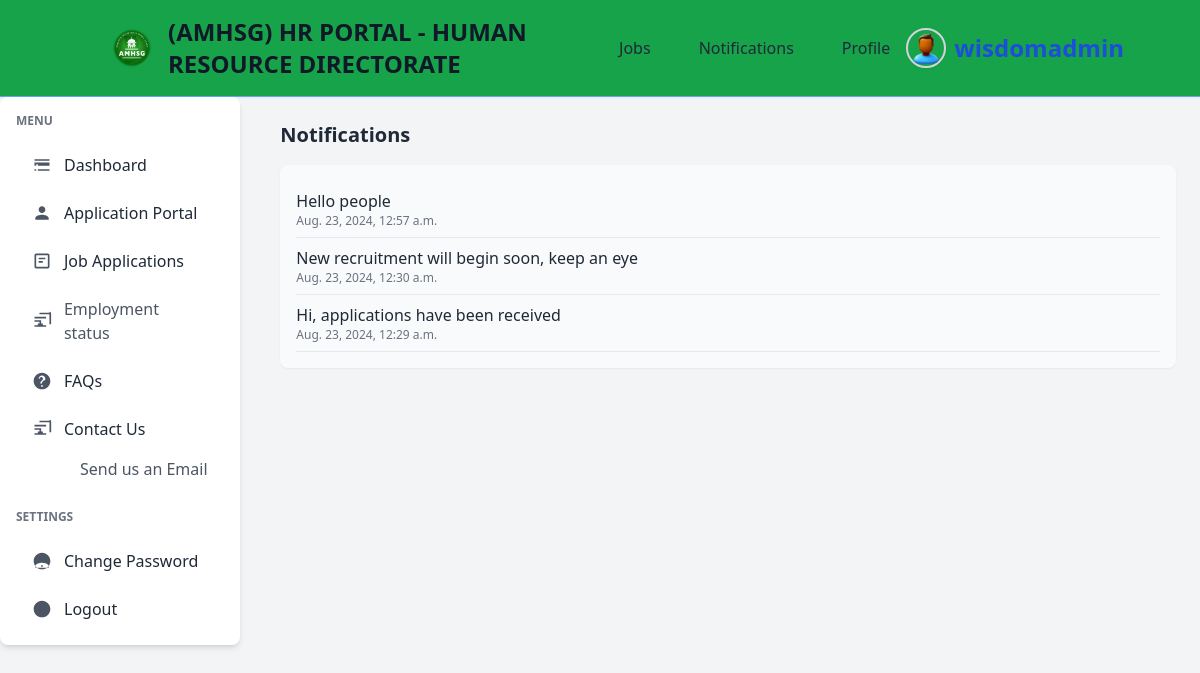
Page /notifications/ (signed in) on the earlier database version.
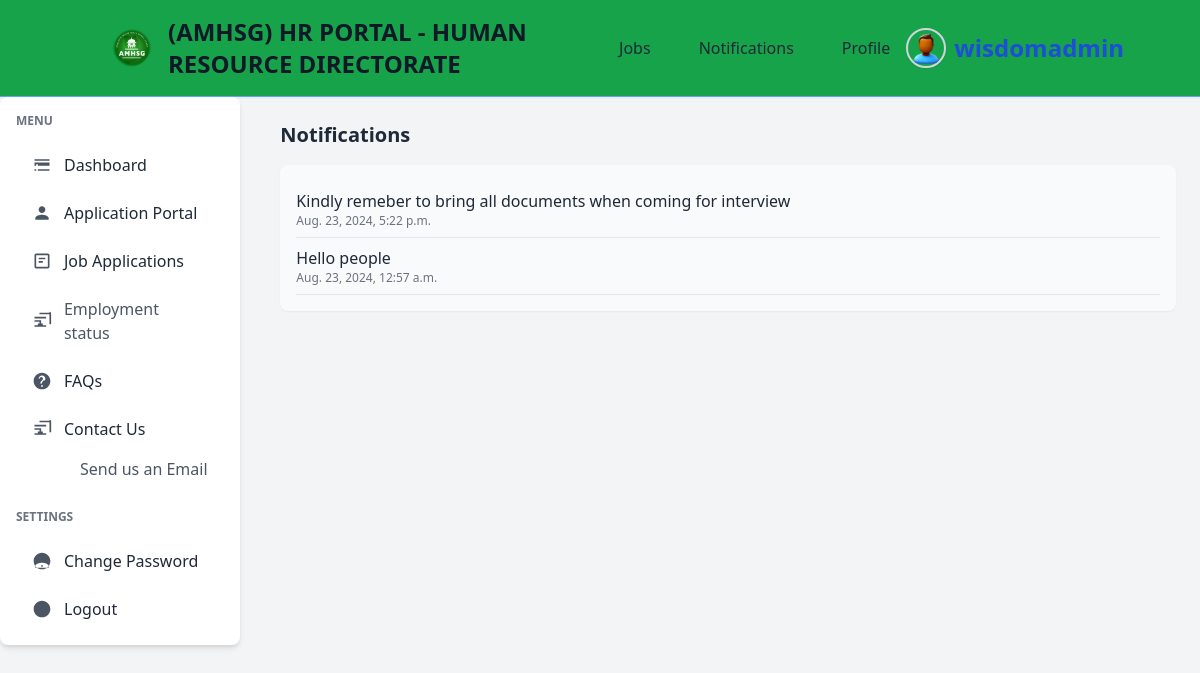
Same page on the later database version.
### notifications/models.py (models this page shows, shortened)
class Notification(models.Model):
    message = models.CharField(max_length=255)
    date = models.DateTimeField(auto_now_add=True)

### notifications/views.py (the view)
# urls.py: path('notifications/', views.notification_list, name='notification-list'),
@login_required(login_url="my-login")
def notification_list(request):
    notifications = Notification.objects.all().order_by('-date')
    context = {
        'notifications': notifications,
    }
    return render(request, 'notifications/index.html', context)

### templates/notifications/index.html
{% extends 'authentication/dash-base.html' %} {% block content %}
<section>
  <h2 class="text-xl font-semibold text-gray-800 mb-4">Notifications</h2>
  <div class="bg-gray-50 p-4 rounded-lg shadow-sm">
    <ul>
      {% for notification in notifications %}
      <li class="border-b border-gray-200 py-2">
        <p class="text-gray-800">{{ notification.message }}</p>
        <p class="text-gray-500 text-xs">{{ notification.date }}</p>
      </li>
      {% empty %}
      <li class="text-gray-600">No notifications.</li>
      {% endfor %}
    </ul>
  </div>
</section>
{% endblock %}

### templates/authentication/dash-base.html (shortened to what this page needs)
{% load static tailwind_tags %}
<!DOCTYPE html>
<html lang="en">
  <head>
    <link
      href="https://cdn.jsdelivr.net/npm/tailwindcss@2.2.19/dist/tailwind.min.css"
      rel="stylesheet"
    />
    <link
      rel="stylesheet"
      href="https://cdnjs.cloudflare.com/ajax/libs/font-awesome/6.0.0-beta3/css/all.min.css"
    />
    <link rel="stylesheet" href="https://cdn.jsdelivr.net/npm/flatpickr/dist/flatpickr.min.css">
    {% tailwind_css %}
  </head>
  <body class="bg-gray-100">
    <header class="bg-green-600 shadow-sm border-b border-blue-400">
      <div
        class="container mx-auto flex items-center justify-between py-4 px-6"
      >
        <div class="flex items-center space-x-4">
          <img src="{% static 'img/logo.png' %}" alt="Logo" class="w-10 h-10" />
          <a
            href="{% url 'dashboard' %}"
            class="text-2xl font-bold text-gray-900"
          >
            (AMHSG) HR PORTAL - HUMAN RESOURCE DIRECTORATE
          </a>
        </div>
        <nav class="hidden md:flex space-x-4">
          <a
            href="{% url 'job-list' %}"
            class="px-4 py-2 text-gray-800 hover:bg-yellow-600 hover:text-white rounded-md"
          >
            Jobs
          </a>
          <a
            href="{% url 'notification-list' %}"
            class="px-4 py-2 text-gray-800 hover:bg-yellow-600 hover:text-white rounded-md"
          >
            Notifications
          </a>
          <a
            href="#"
            class="px-4 py-2 text-gray-800 hover:bg-yellow-600 hover:text-white rounded-md"
          >
            Profile
          </a>
        </nav>
        <div class="relative">
          <button
            id="profileMenuButton"
            class="flex items-center space-x-2 text-gray-800 hover:text-blue-600"
          >
            <img
              src="{% static 'img/profile.png' %}"
              alt="Profile Image"
              class="w-10 h-10 rounded-full border-2 border-gray-300 shadow-sm"
            />
            <span class="hidden md:inline font-extrabold text-2xl text-blue-700"
              >{{ user.username }}</span
            >
          </button>
        </div>
      </div>
    </header>
    <div class="flex flex-col md:flex-row md:space-x-4">
      <aside class="w-full md:w-1/4 bg-white shadow-md rounded-lg p-4 mb-4 md:mb-0">
        <nav class="space-y-6">
          <div>
            <h2 class="text-xs font-semibold text-gray-500 uppercase mb-4">Menu</h2>
            <ul class="space-y-2">
              <li>
                <a
                  href="{% url 'dashboard' %}"
                  class="flex items-center px-4 py-2 text-gray-800 hover:bg-blue-500 rounded transition-colors duration-200"
                >
                  <svg
                    class="w-5 h-5 mr-3 text-gray-600"
                    fill="currentColor"
                    xmlns="http://www.w3.org/2000/svg"
                    viewBox="0 0 24 24"
                  >
                    <path
                      d="M3 13h2v-2H3v2zm4 0h14v-2H7v2zm0 6h14v-2H7v2zm-4 0h2v-2H3v2zm0-14v2h18V5H3zm0 6h18v-2H3v2z"
                    />
                  </svg>
                  Dashboard
                </a>
              </li>
              <li>
                <a
                  href="{% url 'application-portal' %}"
                  class="flex items-center px-4 py-2 text-gray-800 hover:bg-blue-500 rounded transition-colors duration-200"
                >
                  <svg
                    class="w-5 h-5 mr-3 text-gray-600"
                    fill="currentColor"
                    xmlns="http://www.w3.org/2000/svg"
                    viewBox="0 0 24 24"
                  >
                    <path
                      d="M12 12c2.21 0 4-1.79 4-4s-1.79-4-4-4-4 1.79-4 4 1.79 4 4 4zm0 2c-2.67 0-8 1.34-8 4v2h16v-2c0-2.66-5.33-4-8-4z"
                    />
                  </svg>
                  Application Portal
                </a>
              </li>
              <li>
                <a
                  href="{% url 'job-applications' %}"
                  class="flex items-center px-4 py-2 text-gray-800 hover:bg-blue-500 rounded transition-colors duration-200"
                >
                  <svg
                    class="w-5 h-5 mr-3 text-gray-600"
                    fill="currentColor"
                    xmlns="http://www.w3.org/2000/svg"
                    viewBox="0 0 24 24"
                  >
                    <path
                      d="M19 3H5c-1.1 0-2 .9-2 2v14c0 1.1.9 2 2 2h14c1.1 0 2-.9 2-2V5c0-1.1-.9-2-2-2zm0 16H5V5h14v14zM8 8h8v2H8zm0 4h5v2H8z"
                    />
                  </svg>
                  Job Applications
                </a>
              </li>
              <li>
                <a
                  href="#"
                  class="flex items-center px-4 py-2 text-gray-600 hover:bg-blue-500 rounded transition-colors duration-200"
                >
                  <svg
                    class="w-5 h-5 mr-3 text-gray-600"
                    fill="currentColor"
                    xmlns="http://www.w3.org/2000/svg"
                    viewBox="0 0 24 24"
                  >
                    <path
                      d="M3 13h8v-2H3v2zm0 6h14v-2H3v2zm0-10h14V7H3v2zm18-7H9v2h12v12h2V3c0-1.1-.9-2-2-2zM13 15h-2v-2H9v2H7v2h2v2h2v-2h2v-2z"
                    />
                  </svg>
                  Employment status
                </a>
              </li>
              <li>
                <a
                  href="#"
                  class="flex items-center px-4 py-2 text-gray-800 hover:bg-blue-500 rounded transition-colors duration-200"
                >
                  FAQs
                </a>
              </li>
              <li>
                <a
                  href="#"
                  class="flex items-center px-4 py-2 text-gray-800 hover:bg-blue-500 rounded transition-colors duration-200"
                >
                  <svg
                    class="w-5 h-5 mr-3 text-gray-600"
                    fill="currentColor"
                    xmlns="http://www.w3.org/2000/svg"
                    viewBox="0 0 24 24"
                  >
                    <path
                      d="M3 13h8v-2H3v2zm0 6h14v-2H3v2zm0-10h14V7H3v2zm18-7H9v2h12v12h2V3c0-1.1-.9-2-2-2zM13 15h-2v-2H9v2H7v2h2v2h2v-2h2v-2z"
                    />
                  </svg>
                  Contact Us
                </a>
                <ul class="pl-12 mt-1 space-y-1">
                  <li>
                    <a
                      href="#"
                      class="block px-4 py-1 text-gray-600 hover:underline hover:bg-blue-500"
                    >
                      Send us an Email
                    </a>
                  </li>
                </ul>
              </li>
            </ul>
          </div>
          <div>
            <h2 class="text-xs font-semibold text-gray-500 uppercase mb-4">
              Settings
            </h2>
            <ul class="space-y-2">
              <li>
                <a
                  href="#"
                  class="flex items-center px-4 py-2 text-gray-800 hover:bg-blue-500 rounded transition-colors duration-200"
                >
                  <svg
                    class="w-5 h-5 mr-3 text-gray-600"
                    fill="currentColor"
                    xmlns="http://www.w3.org/2000/svg"
                    viewBox="0 0 24 24"
                  >
                    <path
                      d="M12 2c5.52 0 10 4.48 10 10s-4.48 10-10 10S2 17.52 2 12 6.48 2 12 2zm1 17h-2v-2h2v2zm-1-5c-2.67 0-8 1.34-8 4v2h16v-2c0-2.66-5.33-4-8-4z"
                    />
                  </svg>
                  Change Password
                </a>
              </li>
              <li>
                <a
                  href="{% url 'user-logout' %}"
                  class="flex items-center px-4 py-2 text-gray-800 hover:bg-red-500 rounded transition-colors duration-200"
                >
                  <svg
                    class="w-5 h-5 mr-3 text-gray-600"
                    fill="currentColor"
                    xmlns="http://www.w3.org/2000/svg"
                    viewBox="0 0 24 24"
                  >
                    <path
                      d="M12 2c5.52 0 10 4.48 10 10s-4.48 10-10 10S2 17.52 2 12 6.48 2 12 2zm1 17h-2v-2h2v2zm0-6h-2v-6h2v6z"
                    />
                  </svg>
                  Logout
                </a>
              </li>
            </ul>
          </div>
        </nav>
      </aside>
    <main class="container mx-auto p-6">
      {% block content %}{% endblock %}
    </main>
  </body>
</html>

Differences in the rows shown:
removed Notification: message "New recruitment will begin soon, keep an eye", date "Aug. 23, 2024, 12:30 a.m."
removed Notification: message "Hi, applications have been received", date "Aug. 23, 2024, 12:29 a.m."
added Notification: message "Kindly remeber to bring all documents when coming for interview", date "Aug. 23, 2024, 5:22 p.m."
